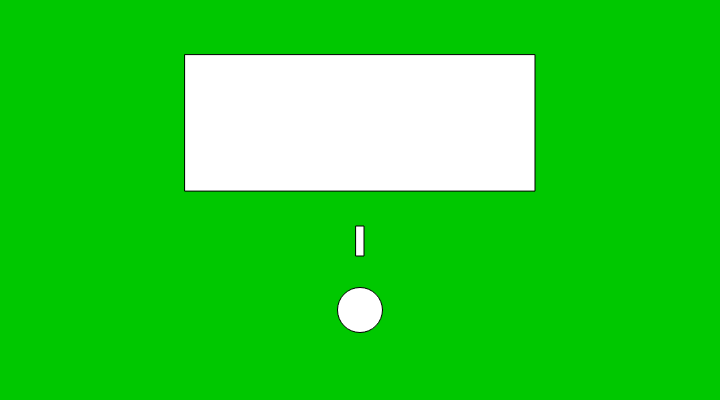
Frame 1 (no input)
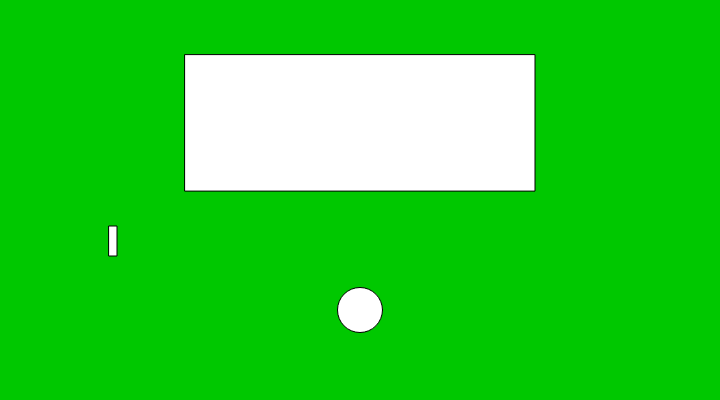
Frame 60 (no input)
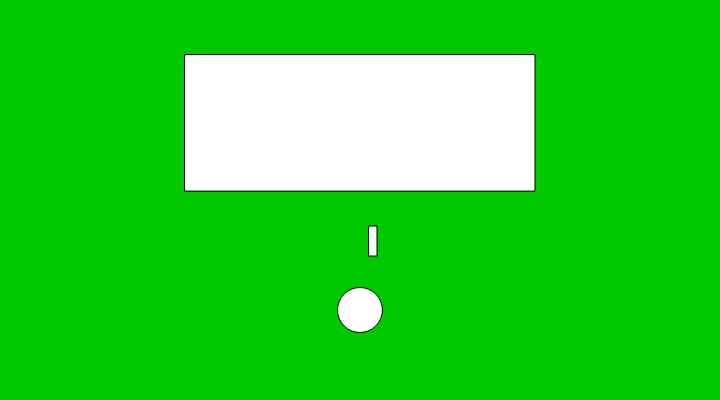
Frame 120 (the mouse pressed at the canvas centre since frame 60)

The p5.js sketch that drew these frames (run headless with seeded random() and noise() and a simulated clock; from frame 60 on, the mouse is pressed at the canvas centre):

// p5.js sketch
// ── sketch.js
var canvasSize = { x: 720, y: 400 };
var acceptableGoal;

var basisGoalSize = 350
var goalSize = { x: basisGoalSize, y: basisGoalSize * 0.39 }

function setup() {
  createCanvas(canvasSize.x, canvasSize.y);
  arrowPos = {
    x: (canvasSize.x / 2) - (8 / 2),
    y: canvasSize.y - 30 * 5.8,
  };
  triggerRight = true;
  clicked = false;
}

function draw() {
  var bgcolor = 'rgba(0,200,0, 1)'
  background(bgcolor);
  // acceptableGoal = goal();
  goal();
  ball();
  arrow();
}

function goal() {
  rect(
    (canvasSize.x / 2) - (goalSize.x / 2),
    goalSize.y / 2.5,
    goalSize.x,
    goalSize.y
  );
  return 'aaa';
}

var ballSize = 45;
function ball() {
  circle(
    (canvasSize.x / 2),
    canvasSize.y - ballSize * 2,
    ballSize);
}


function arrow() {
  var arrowSize = { x: 8, y: 30 };
  rect(
    arrowPos.x,
    arrowPos.y,
    arrowSize.x,
    arrowSize.y
  )
  if (arrowPos.x + arrowSize.x > (canvasSize.x/2)+((goalSize.x*1.5)/2)) {
    triggerRight = false;
  }
  if (arrowPos.x < (canvasSize.x/2)-((goalSize.x*1.5)/2)) {
    triggerRight = true;
  }

  if (triggerRight) {
    arrowPos.x = arrowPos.x + 13;
  } else if (!triggerRight) {
    arrowPos.x = arrowPos.x - 13;
  }
}

function arrow2() {
  var arrowSize = { x: 8, y: 30 };
  rect(
    arrowPos.x,
    arrowPos.y,
    arrowSize.x,
    arrowSize.y
  )
  if (arrowPos.x + arrowSize.x > (canvasSize.x/2)+((goalSize.x*1.5)/2)) {
    triggerRight = false;
  }
  if (arrowPos.x < (canvasSize.x/2)-((goalSize.x*1.5)/2)) {
    triggerRight = true;
  }

  if (triggerRight) {
    arrowPos.x = arrowPos.x + 13;
  } else if (!triggerRight) {
    arrowPos.x = arrowPos.x - 13;
  }
}

function mouseClicked(){
  mouseClickedArrow1 = true;
}
// ── arrows.js
function Bubble(x, y) {
    this.x = x;
    this.y = y;

    this.display = function () {
        stroke(255);
        fill(255, 150);
        ellipse(this.x, this.y, 48, 48);
    }

    this.move = function () {
        this.x = this.x + random(-1, 1);
        this.y = this.y + random(-1, 1);
    }
}
